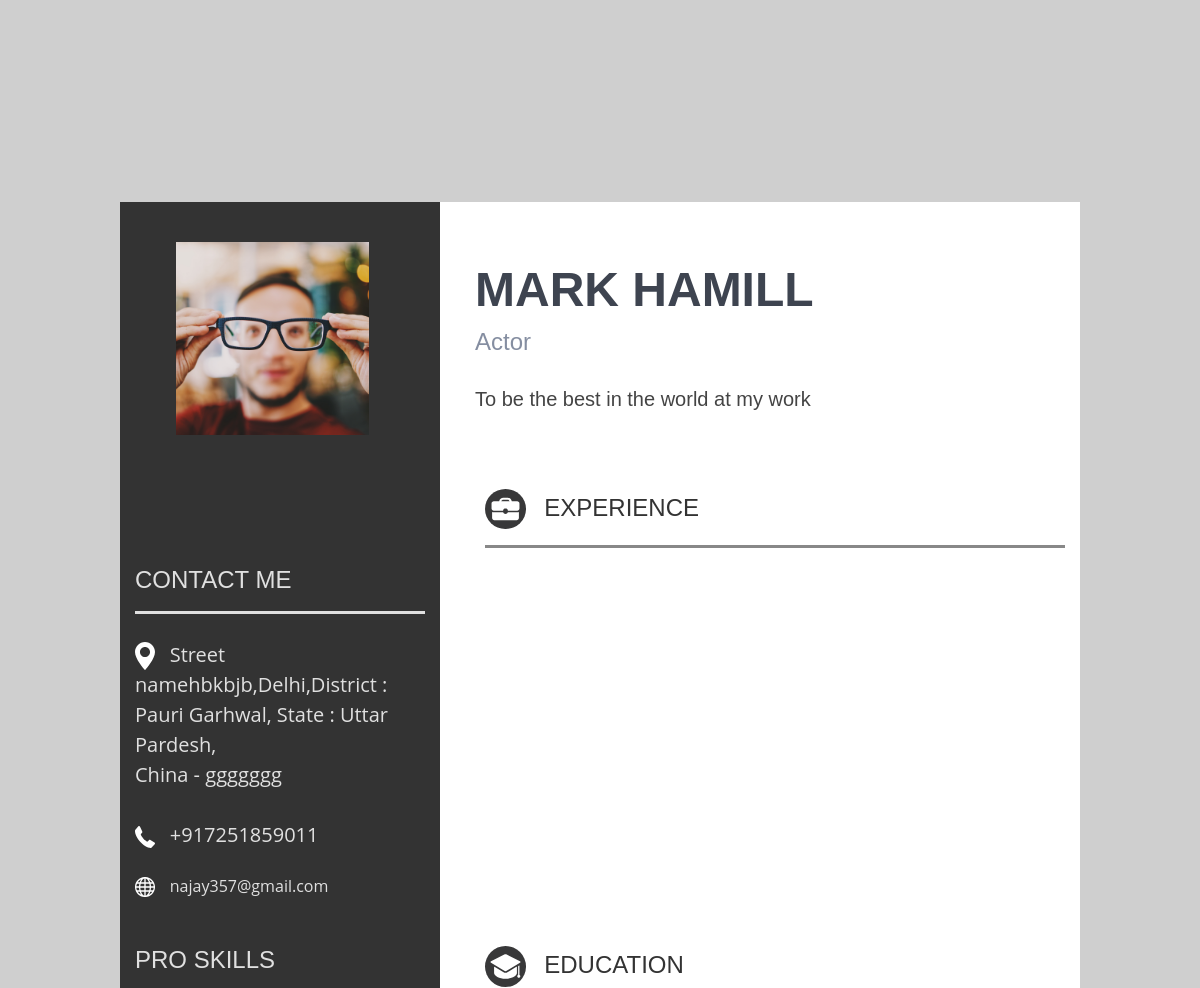
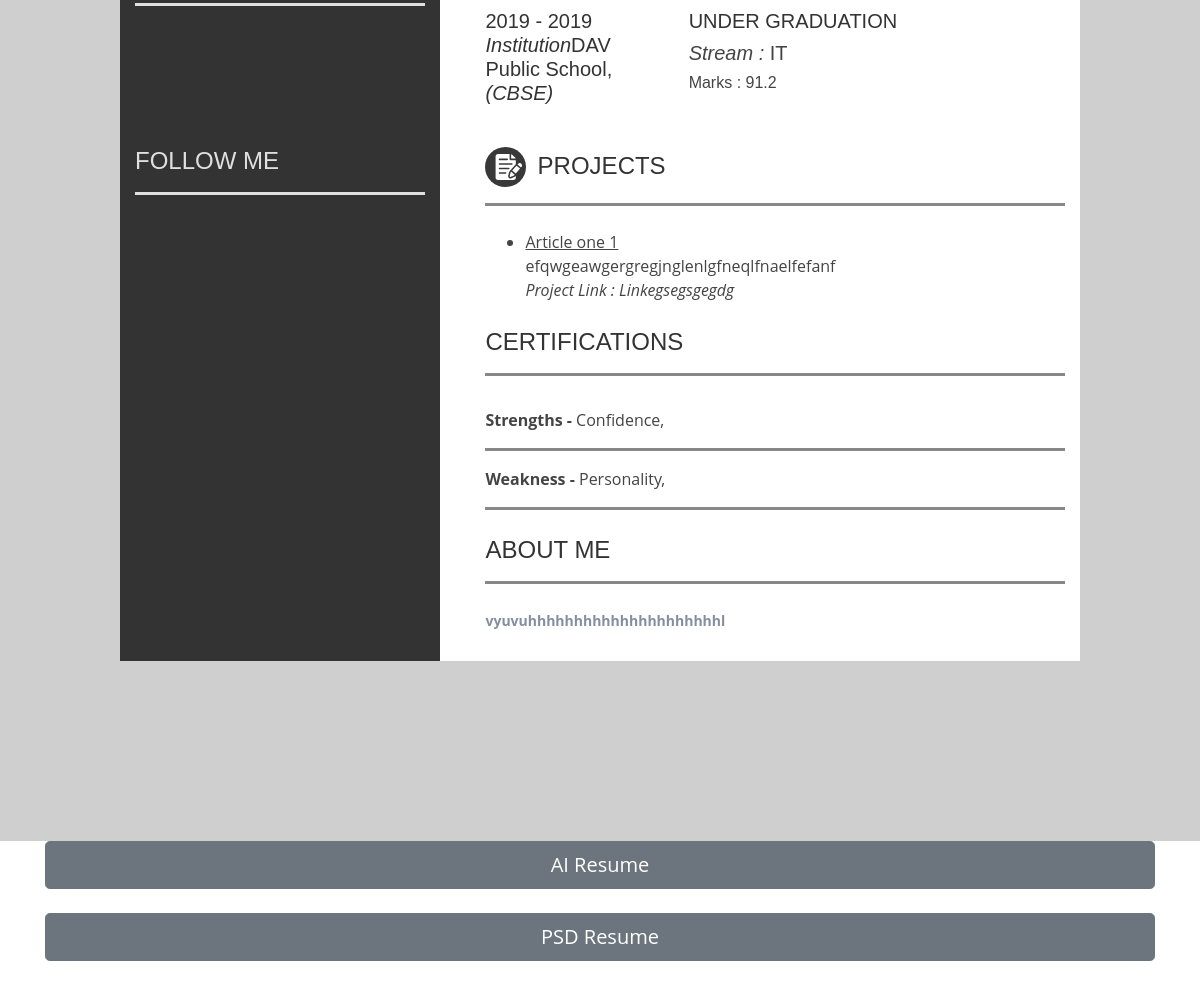
Screenshot of /eps/ (signed in) with the database file from the repository (2 pictures, top to bottom).
### main/models.py (models this page shows)
class Personal(models.Model):
	resume = models.ForeignKey(Resume, on_delete=models.CASCADE)
	name = models.CharField(max_length=100)
	occupation = models.CharField(max_length=100,blank=True,null=True)
	objective = models.CharField(max_length=100, default='To be the best in my respective domain!',blank=True,null=True)
	image = models.ImageField(upload_to ='image/',blank=True,null=True)
	nationality = models.CharField(max_length=50,null=True,blank=True)

class Address(models.Model):
	resume = models.ForeignKey(Resume, on_delete=models.CASCADE)
	address_type = models.CharField(max_length=100)
	house_no = models.CharField(default='None',max_length=50,blank=True,null=True)
	street =  models.CharField(default='None',max_length=100,blank=True,null=True)
	landmark = models.CharField(default='None',max_length=50,blank=True,null=True)
	city =  models.CharField(max_length=50,blank=True,null=True)
	district = models.CharField(max_length=50,blank=True,null=True)
	state = models.CharField(max_length=50)
	country = models.CharField(max_length=50)
	pin = models.CharField(max_length=50)

class Phone(models.Model):
	resume = models.ForeignKey(Resume,on_delete=models.CASCADE)
	number = models.CharField(max_length=50)

class Email(models.Model):
	resume = models.ForeignKey(Resume, on_delete=models.CASCADE)
	mail = models.CharField(max_length=50)

class Education(models.Model):
	resume = models.ForeignKey(Resume, on_delete=models.CASCADE)
	edu_type = models.CharField(max_length=50, default='Under Graduation')
	institution = models.CharField(default='Awaiting Result', max_length=100)
	affiliation = models.CharField(default='Awaiting Result', max_length=100)
	start = models.IntegerField()
	end = models.IntegerField()
	stream = models.CharField(max_length=100)
	marks = models.CharField(default='Awaiting Result', max_length=100)

class Project(models.Model):
	resume = models.ForeignKey(Resume, on_delete=models.CASCADE)
	title = models.CharField(max_length=100)
	desc = models.TextField()
	link = models.CharField(default='No Link',max_length=50,blank=True,null=True)

class Strength(models.Model):
	resume = models.ForeignKey(Resume,on_delete=models.CASCADE)
	point = models.CharField(max_length=100)

class Weakness(models.Model):
	resume = models.ForeignKey(Resume,on_delete=models.CASCADE)
	point = models.CharField(max_length=100)

class About(models.Model):
	resume = models.ForeignKey(Resume, on_delete=models.CASCADE)
	aboutme = models.TextField()

### main/views.py (the view)
# urls.py: path('eps/',views.eps,name='eps'),
def eps(request):
	user = request.user
	resume = Resume.objects.filter(user=user).first()
	personal = Personal.objects.filter(resume=resume)
	about = About.objects.filter(resume=resume)
	hobby = Hobby.objects.filter(resume=resume)
	strength = Strength.objects.filter(resume=resume)
	weakness = Weakness.objects.filter(resume=resume)
	email = Email.objects.filter(resume=resume)
	phone = Phone.objects.filter(resume=resume)
	address = Address.objects.filter(resume=resume)
	skill = Skill.objects.filter(resume=resume)
	certification = Certification.objects.filter(resume=resume)
	education = Education.objects.filter(resume=resume)
	employment = Employment.objects.filter(resume=resume)
	social = Social.objects.filter(resume=resume)
	project = Project.objects.filter(resume=resume)
	context = {'personal':personal,'about':about,'hobby':hobby,'strength':strength,'weakness':weakness,
	'email':email,'education':education,'phone':phone,'address':address,'skill':skill,'certification':certification,
	'employment':employment,'social':social,'project':project}
	return render(request,'eps.html', context)

### main/templates/eps.html (shortened to what this page needs)
<!DOCTYPE html>
<html lang="en">
<head>
  {% load static %}
  <title>{% for rs in personal %}{{rs.name}} Resume</title>
  <link href="{% static 'assets/css/bootstrap.min.css' %}" rel="stylesheet">
  <link href="{% static 'assets/css/style.css' %}" rel="stylesheet">
</head>
<body>
  <section id="hero" class="d-flex align-items-center">
    <div class="eps">
      <div class="container">
        <div class="row">
          <div class="col-lg-12">
            <div class="row">
              <div class="col-lg-4 remove-padding eps-left-bg-color">
                <div class="left-content">
                  <img src="{{rs.image.url}}" alt="">
                </div>
              </div>
              <div class="col-lg-8">
                <div class="right-content">
                  <h1>{{rs.name}}</h1>
                  <h2>{{rs.occupation}}</h2>
                  <h5>{{rs.objective}}</h5>
                </div>{% endfor %}
              </div>
            </div>
          </div>
          <div class="col-lg-12">
            <div class="row">
              <div class="col-lg-4 eps-left-bg-color">
                <div class="contact">
                  <h2>contact me</h2>
                  <hr>
                  <ul>
                    <li><img src="{% static 'assets/img/eps/location.svg' %}" alt="">{% for rs in address %}{{rs.street}},{{rs.city}},District : {{rs.district}}, State : {{rs.state}},<br>
                      {{rs.country}} - {{rs.pin}}{% endfor %}</li>
                    <li class="contact-padd-align"></li>
                    <li><img src="{% static 'assets/img/eps/phone.svg'%}" alt="">{% for rs in phone %}{{rs.number}}{% endfor %}</li>
                    <li><img src="{% static 'assets/img/eps/website.svg' %}" alt=""><span>{% for rs in email %}{{rs.mail}}{% endfor %}</span></li>
                    <li class="contact-padd-align"></li>
                  </ul>
                </div>
              </div>
              <div class="col-lg-8">
                <div class="experience">
                  <h2><img src="{% static 'assets/img/eps/edu.svg' %}" alt=""> experience</h2>
                  <hr>
              </div>
            </div>
          </div>
          </div>
          <div class="col-lg-12">
            <div class="row">
              <div class="col-lg-4 eps-left-bg-color">
                <div class="skill">
                  <h2>Pro skills</h2>
                  <hr>
                </div>
              </div>
              <div class="col-lg-8">
                <div class="experience">
                  <h2><img src="{% static '/assets/img/eps/education.svg' %}" alt=""> EDUCATION</h2>
                  <div class="company">
                       {% for rs in education %}
                        <div class="row">
                          <div class="col-lg-4">
                            <h4>{{rs.start}} - {{rs.end}}<br><i>Institution</i>{{rs.institution}}, <i>({{rs.affiliation}})</i></h4></div>
                          <div class="col-lg-8">
                            <h3>{{rs.edu_type}}</h3><h5><i>Stream : </i>{{rs.stream}}</h5><h6>Marks : {{rs.marks}}</h6>
                          </div>
                        </div><br>
                        {% endfor %}
              </div>
            </div>
          </div>
          <div class="col-lg-12">
            <div class="row">
              <div class="col-lg-4 eps-left-bg-color">
                <div class="skill">
                  <h2>Follow me</h2>
                  <hr>
                </div>
              </div>
              <div class="col-lg-8">
                <div class="experience">
                  <h2><img src="{% static '/assets/img/eps/preference.svg' %}" alt="">Projects</h2>
                <hr>
                <div class="company">
                    <div class="row">
                       <div class="col-lg-8">
                        <h4> </h4><ul>
                         {% for rs in project %}
                           <li type="number"><u>{{rs.title}}</u><br>{{rs.desc}}<br><i>Project Link : {{rs.link}}</i></li>
                        {% endfor %}</ul>
                      </div>
                    </div>
                  </div>
               </div>
               <div class="experience">
                 <h2>Certifications</h2>
               <hr>
               <div class="company">
                   <div class="row">
                     <div class="col-lg-12"></div>
                    </div>
                 </div>
              </div>
              <div class="experience">
                 <b>Strengths - </b>  {% for rs in strength %} {{rs.point}}, {% endfor %}
               <hr>
              </div>
              <div class="experience">
                 <b>Weakness -</b> {% for rs in weakness %}  {{rs.point}}, {% endfor %}
               <hr>
              </div>
              <div class="experience">
                 <h2>About Me</h2>
               <hr>
               <div class="company">
                   <div class="row">
                     <div class="col-lg-12">
                       {% for rs in about %}<p><b>{{rs.aboutme}}</b></p>{% endfor %}
                     </div>
                    </div>
                 </div>
              </div>
              </div>
            </div>
          </div>
        </div>
      </div>
    </div>
  </section>
  <div class="container">
  <a href="{% url 'ai' %}"><button type="button" class="btn btn-secondary btn-lg btn-block btn-center">AI Resume</button></a><br>
  <a href="{% url 'psd' %}"><button type="button" class="btn btn-secondary btn-lg btn-block btn-center">PSD Resume</button></a>
  </div>
  <br><br>
</body>
</html>

### main/static/assets/css/style.css (style rules this page uses)
body { font-family: "Open Sans", sans-serif; color: #444444; }
a { color: #14c871; }
h1, h2, h3, h4, h5, h6 { font-family: "Raleway", sans-serif; }
#hero { width: 100%; height: auto; background: rgb(207, 207, 207); padding-top: 82px; }
#hero h1 { margin: 0; font-size: 48px; font-weight: 700; line-height: 56px; color: #3e4450; }
#hero h2 { color: #858ea1; margin: 10px 0 30px 0; font-size: 24px; }
#hero p { color: #858ea1; margin: 10px 0 30px 0; font-size: 18px; }
section { padding: 60px 0; overflow: hidden; }
.eps { background: #fff; width: 100%; margin: 10%; }
.eps-left-bg-color { background-color: #333333; }
.eps .left-content { text-align: center; }
.eps .left-content img { width: 70%; padding: 40px 10px 10px 10px; }
.remove-padding { padding-left: 0%; }
.eps .right-content { padding: 20px; margin: 40px 0px; }
.eps .right-content h1 { text-transform: uppercase; }
#hero .eps .contact { margin-top: 30%; }
#hero .eps .contact h2 { text-transform: uppercase; color: #e0e0e0; margin: 10px 0 10px 0; }
#hero .eps .contact hr { border-top: 3px solid #e0e0e0; }
#hero .eps .contact ul { list-style: none; color: #e0e0e0; padding-left: 0; }
#hero .eps .contact ul li { padding: 10px 0px; font-size: 20px; }
#hero .eps .contact ul li img { margin-right: 5%; width: 7%; }
#hero .eps .contact ul li span { font-size: 16px; }
.contact-padd-align { padding-left: 12% !important; padding-top: 0 !important; }
#hero .eps .skill h2 { text-transform: uppercase; color: #e0e0e0; margin: 10px 0 10px 0; }
#hero .eps .skill hr { border-top: 3px solid #e0e0e0; }
.experience { padding-left: 5%; }
#hero .experience h2 { text-transform: uppercase; color: #333333; margin: 10px 0 10px 0; }
#hero .experience h2 img { width: 7%; margin-right: 2%; }
#hero .experience hr { border-top: 3px solid #888888; }
#hero .company h4 { font-size: 20px; color: #333333; }
#hero .company h3 { font-size: 20px; color: #333333; text-transform: uppercase; }
#hero .company p { font-size: 14px; }

### rows the page displays
Personal: image (picture), name "MARK HAMILL", occupation "Actor", objective "To be the best in the world at my work"
Address: street "Street namehbkbjb", city "Delhi", district "Pauri Garhwal", state "Uttar Pardesh", country "China", pin "ggggggg"
Phone: number "+917251859011"
Email: mail "najay357@gmail.com"
Education: start "2019", end "2019", institution "DAV Public School", affiliation "CBSE", edu_type "UNDER GRADUATION", stream "IT", marks "91.2"
Project: title "Article one 1", desc "efqwgeawgergregjnglenlgfneqlfnaelfefanf", link "Linkegsegsgegdg"
Strength: point "Confidence"
Weakness: point "Personality"
About: aboutme "vyuvuhhhhhhhhhhhhhhhhhhhhhl"
